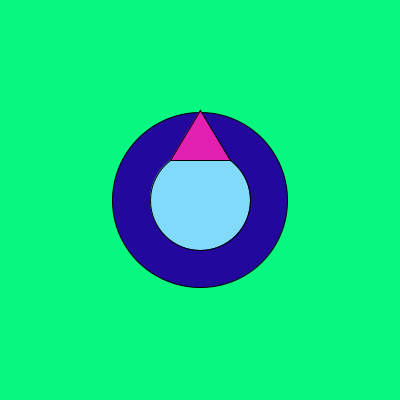
Frame 1 (no input)
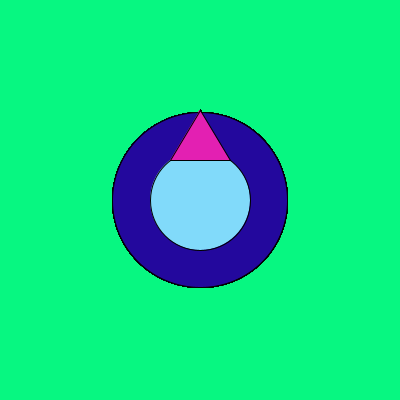
Frame 60 (the mouse pressed at the canvas centre just before this capture)
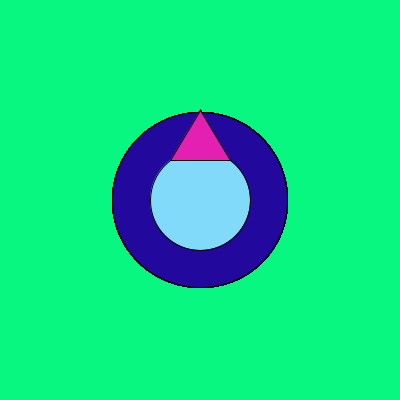
Frame 120 (the mouse held since frame 60 and released just before this capture)

The Processing sketch that drew these frames (run headless with seeded random() and noise(); from frame 60 on, the mouse is pressed at the canvas centre):

// Processing sketch: First_Sketch
// ── First_Sketch.pde
void setup(){
  size(400,400);
  background(#07F781);
}

void draw() {
  fill(#23089D);
  ellipse(200, 200, 175, 175);
  fill(#81DAFA);
  ellipse(200,200,100,100);
  fill(#E320B2);
  triangle(200, 110, 170, 160, 230, 160);
}
